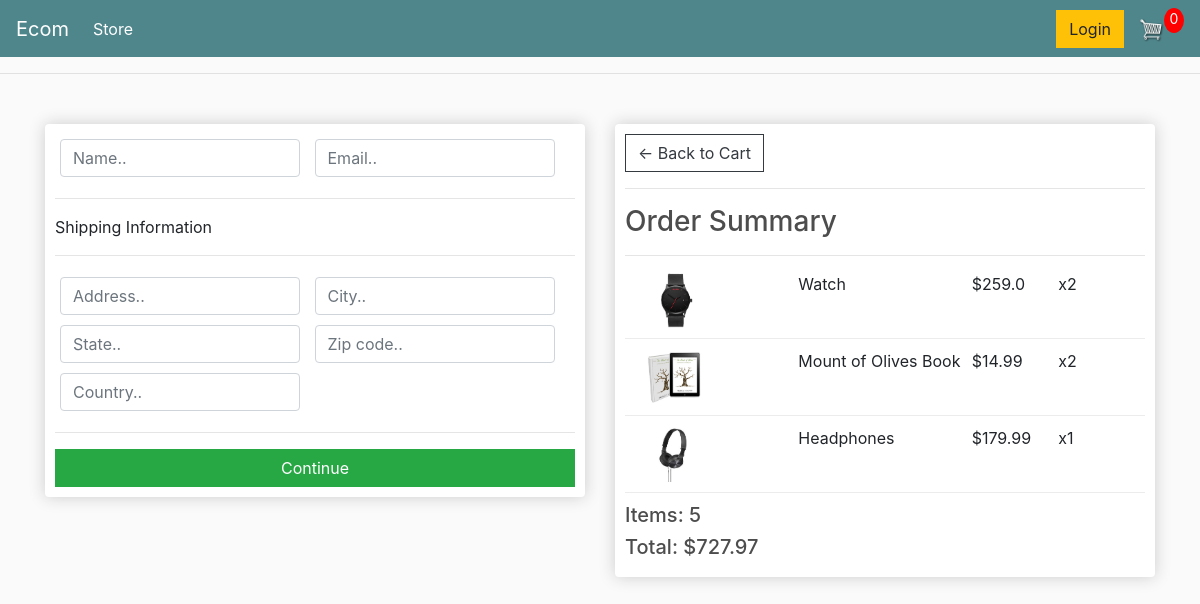
/checkout/ (signed in), run on an earlier commit of the app's database.
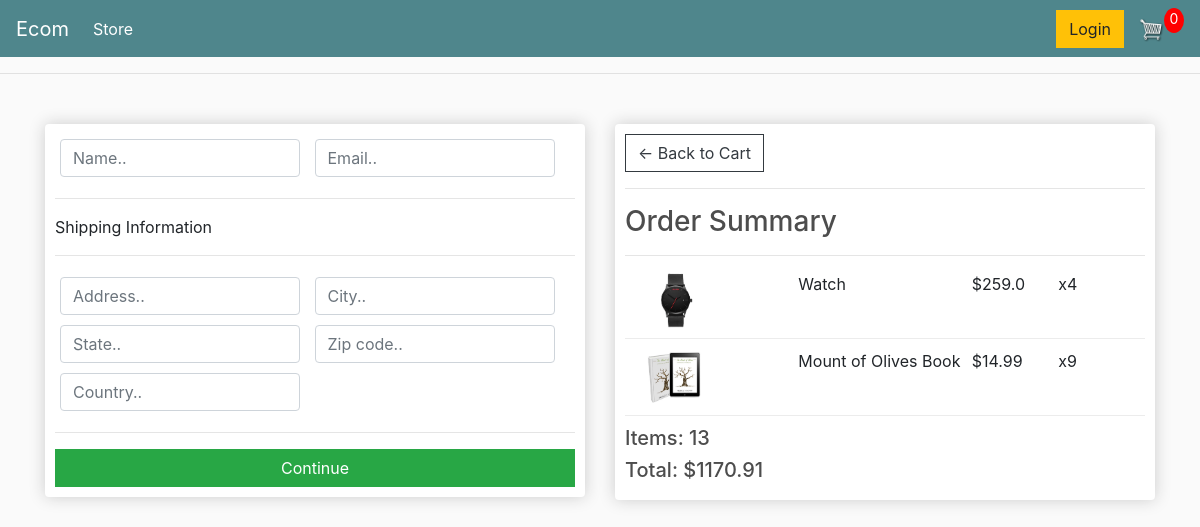
And on a later commit of the database.
### store/models.py (models this page shows, shortened)
class OrderItem(models.Model):
    product = models.ForeignKey(Product, on_delete=models.SET_NULL, null=True, blank=True)
    order = models.ForeignKey(Order, on_delete=models.SET_NULL, null=True, blank=True)
    quantity = models.IntegerField(default=0, null=True, blank=True)
    date_added = models.DateTimeField(auto_now_add=True)
    @property
    def get_total(self):
        return self.quantity * self.product.price

class Product(models.Model):
    name = models.CharField(max_length=200, null=True)
    price = models.FloatField()
    digital = models.BooleanField(default=False)
    image = models.ImageField(null=True, blank=True)
    @property
    def imageUrl(self):
        try:
            url = self.image.url
        except:
            url = ''
        return url

class Order(models.Model):
    customer = models.ForeignKey(Customer, on_delete=models.SET_NULL, null=True, blank=True)
    date_ordered = models.DateTimeField(auto_now_add=True)
    complete = models.BooleanField(default=False)
    transaction_id = models.CharField(max_length=200, null=True)
    @property
    def get_cart_total(self):
        orderitems = self.orderitem_set.all()
        total = sum([item.get_total for item in orderitems])
        return total
    @property
    def get_cart_items(self):
        orderitems = self.orderitem_set.all()
        total = sum([item.quantity for item in orderitems])
        return total

### store/views.py (the view)
# urls.py: path('checkout/', views.checkout, name='checkout'),
def checkout(request):
    if request.user.is_authenticated:
        customer = request.user.customer
        order, created = Order.objects.get_or_create(customer=customer, complete=False)
        items = order.orderitem_set.all()
    else:
        items = []
        order = {'get_cart_total': 0, 'get_cart_items': 0}
    context = {'items': items, 'order': order}
    return render(request, 'store/checkout.html', context)

### store/templates/store/checkout.html (shortened to what this page needs)
{% extends 'store/main.html' %}
{% load static%}
{% block content%}
<div class="row">
    <div class="col-lg-6">
        <div class="box-element" id="form-wrapper">
            <form id="form">
                <div id="user-info">
                    <div class="form-field">
                        <input required class="form-control" type="text" name="name" placeholder="Name..">
                    </div>
                    <div class="form-field">
                        <input required class="form-control" type="email" name="email" placeholder="Email..">
                    </div>
                </div>
                <div id="shipping-info">
                    <hr>
                    <p>Shipping Information</p>
                    <hr>
                    <div class="form-field">
                        <input class="form-control" type="text" name="address" placeholder="Address..">
                    </div>
                    <div class="form-field">
                        <input class="form-control" type="text" name="city" placeholder="City..">
                    </div>
                    <div class="form-field">
                        <input class="form-control" type="text" name="state" placeholder="State..">
                    </div>
                    <div class="form-field">
                        <input class="form-control" type="text" name="zipcode" placeholder="Zip code..">
                    </div>
                    <div class="form-field">
                        <input class="form-control" type="text" name="country" placeholder="Country..">
                    </div>
                </div>
                <hr>
                <input id="form-button" class="btn btn-success btn-block" type="submit" value="Continue">
            </form>
        </div>
        <br>
    </div>
    <div class="col-lg-6">
        <div class="box-element">
            <a class="btn btn-outline-dark" href="{% url 'cart' %}">&#x2190; Back to Cart</a>
            <hr>
            <h3>Order Summary</h3>
            <hr>
            {% for item in items %}
            <div class="cart-row">
                <div style="flex:2"><img class="row-image" src="{{item.product.imageUrl}}"></div>
                <div style="flex:2"><p>{{item.product.name}}</p></div>
                <div style="flex:1"><p>${{item.product.price}}</p></div>
                <div style="flex:1"><p>x{{item.quantity}}</p></div>
            </div>
            {% endfor %}
            <h5>Items:    {{order.get_cart_items}}</h5>
            <h5>Total:    ${{order.get_cart_total}}</h5>
        </div>
    </div>
</div>
{% endblock content%}

What changed in the data, as far as the page shows it:
removed OrderItem: product.imageUrl (picture), product.name "Headphones", product.price "179.99", quantity "1"
changed OrderItem "Watch": quantity "2" → "4"
changed OrderItem "Mount of Olives Book": quantity "2" → "9"
changed through a linked row, Order: get_cart_items "5" → "13"; get_cart_total "727.97" → "1170.91"
